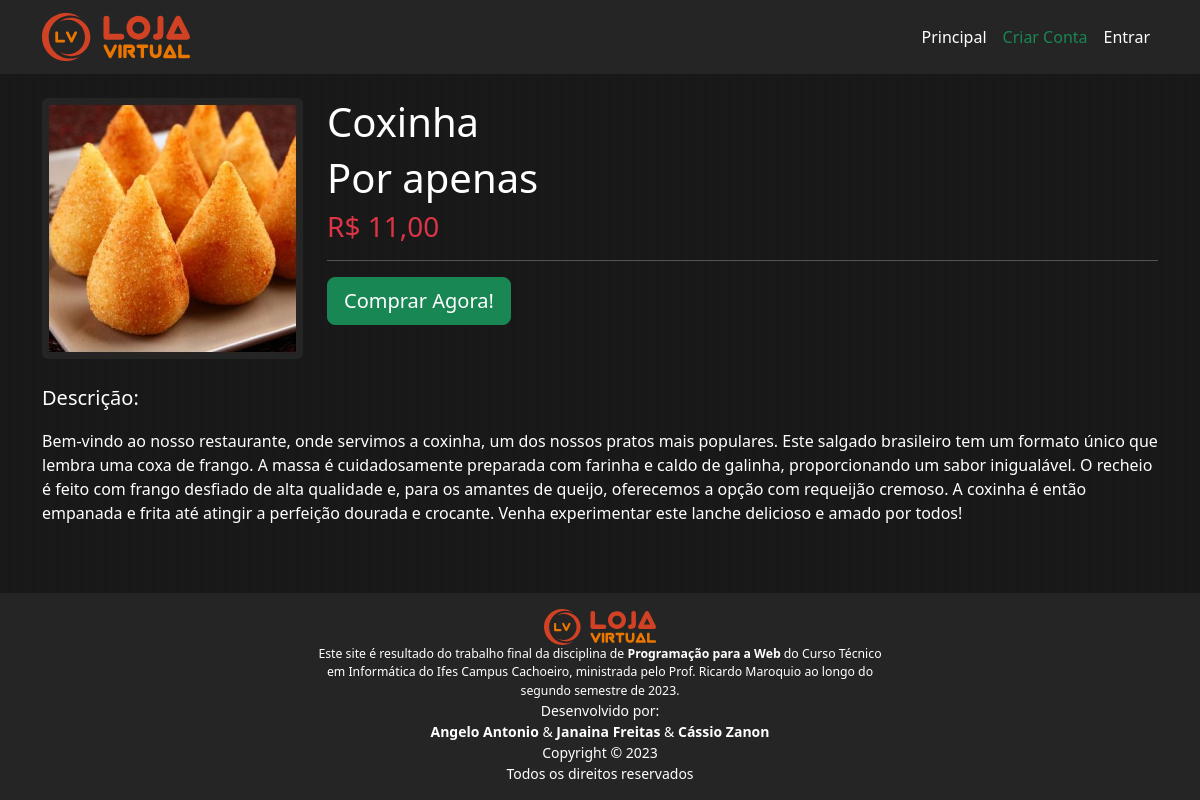
The app's page /produto/9 with its own data.
### tables this page shows
CREATE TABLE produto (
    id           INTEGER         PRIMARY KEY AUTOINCREMENT,
    nome         TEXT            NOT NULL,
    preco        INTEGER         NOT NULL,
    descricao    TEXT            NOT NULL,
    categoria    TEXT            NOT NULL
    );

### routes/RootRouter.py (the view)
@router.get("/produto/{id_produto:int}")
async def get_produto_descricao(request: Request, id_produto: int = Path(), usuario: Usuario = Depends(obter_usuario_logado),):
    produto = ProdutoRepo.obter_por_id(id_produto)
    return templates.TemplateResponse("root/detalhes.html", {"request": request, "usuario": usuario, "produto": produto},)

### templates/root/detalhes.html (shortened to what this page needs)
{% extends "base.html" %}
{% block principal %}
<div class="col-12 text-white">
    <div class="row">
        <div class="col-3 mb-4">
            <img src="/static/img/produtos/{{ '%04d'|format(produto.id) }}.jpg" alt="" class="img-fluid rounded">
        </div>
        <div class="col-9 mb-4">
            <h1>{{ produto.nome }}</h1>
            <h6 class="display-6">Por apenas</h6>
            <h3 class="text-danger">R$ {{ produto.preco }}</h3>
            <hr>
            {% set text = "Comprar Agora!" %}
            {% set type = "button" %}
            {% set classe = "btn-success btn-lg" %}
            {% include "includes/button.html" %}
        </div>
    </div>
</div>
<div class="col-12 text-white">
    <p class="lead">Descrição:</p>
    <p>{{ produto.descricao }}</p>
</div>
{% endblock %}

### static/css/estilos.css (style rules this page uses)
* { margin: 0; padding: 0; box-sizing: border-box; }
body { background-image: linear-gradient(to right, #191919 50%, #181818 50%); background-size: 12px 100%; }

### records on screen
produto: nome "Coxinha", preco "11,00", descricao "Bem-vindo ao nosso restaurante, onde servimos a coxinha, um dos nossos pratos mais populares. Este salgado brasileiro tem um formato único que lembra uma coxa de frango. A massa é cuidadosamente preparada com farinha e caldo de galinha, proporcionando um sabor inigualável. O recheio é feito com frango desfiado de alta qualidade e, para os amantes de queijo, oferecemos a opção com requeijão cremoso. A coxinha é então empanada e frita até atingir a perfeição dourada e crocante. Venha experimentar este lanche delicioso e amado por todos!"

### other values on screen
{{ text }} "Comprar Agora!"
